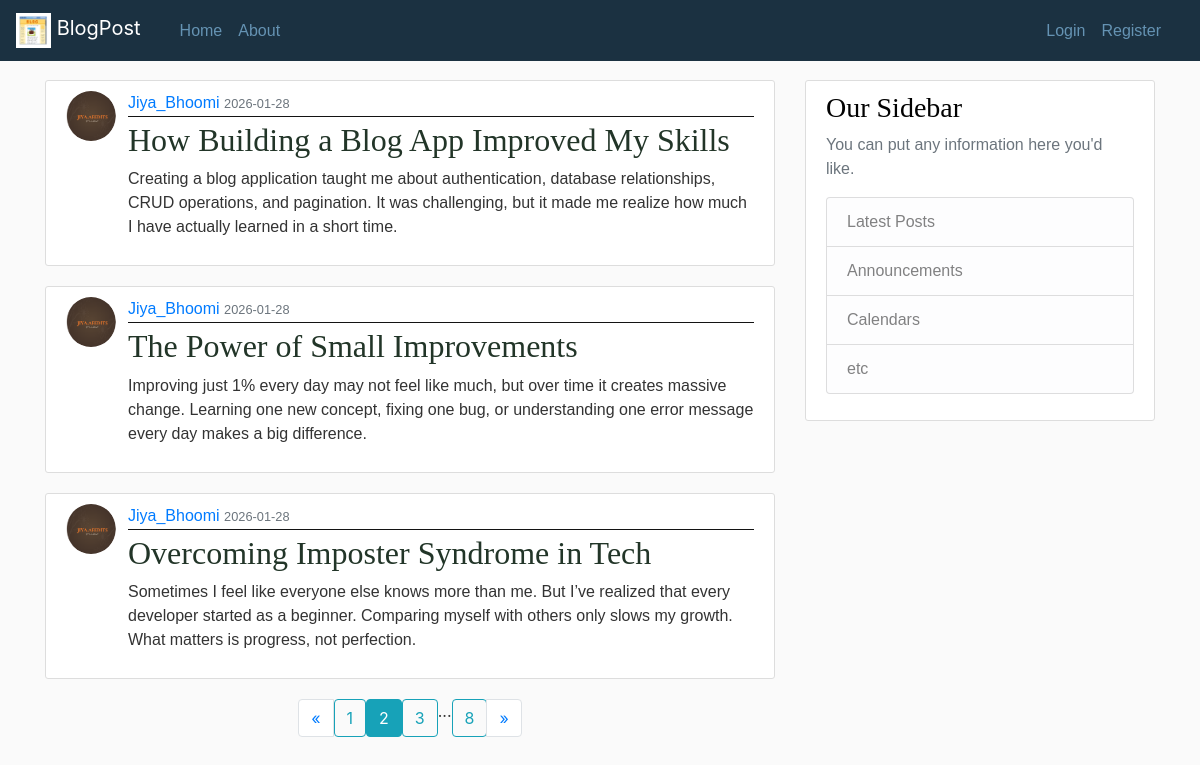
The page /home?page=2 on the database its author committed.
### Blogpost/models.py (models this page shows, shortened)
class Post(db.Model):
    id = db.Column(db.Integer, primary_key=True)
    title = db.Column(db.String(100), nullable=False)
    date_posted = db.Column(db.DateTime, nullable=False, default=datetime.utcnow)
    content = db.Column(db.Text, nullable=False)
    user_id = db.Column(db.Integer, db.ForeignKey('user.id'), nullable=False)

class User(db.Model, UserMixin):
    id = db.Column(db.Integer, primary_key=True)
    username = db.Column(db.String(20), unique=True, nullable=False)
    email = db.Column(db.String(120), unique=True, nullable=False)
    image_file = db.Column(db.String(20), nullable=False, default='download.jpg')
    password = db.Column(db.String(60), nullable=False)
    posts = db.relationship('Post', backref='author', lazy=True)

### Blogpost/main/routes.py (the view)
@main.route("/")
@main.route("/home")
def home():
    page = request.args.get('page',1, type=int,)
    posts = Post.query.order_by(Post.date_posted.desc()).paginate(page=page,per_page=3)
    return render_template('home.html', posts = posts)

### Blogpost/templates/home.html
{% extends 'layout.html' %}
{% block content %}
        {% for post in posts.items %}
            <article class="media content-section">
                <img class="rounded-circle article-img" src="{{ url_for('static', filename ='profile_pic/' + post.author.image_file) }}">
                <div class="media-body">
                    <div class="article-metadata">
                    <a class="mr-" href="{{url_for('users.user_post', username=post.author.username)}}">{{ post.author.username }}</a>
                    <small class="text-muted">{{ post.date_posted.strftime('%Y-%m-%d') }}</small>
                    </div>
                    <h2><a class="article-title" href="{{url_for('posts.post', post_id=post.id)}}">{{ post.title }}</a></h2>
                    <p class="article-content">{{ post.content }}</p>
                </div>
            </article>
        {% endfor %}
        <ul class="pagination justify-content-center">
            {% if posts.has_prev %}
            <li class="page-item">
                <a class="page-link" href="{{ url_for('main.home', page=posts.prev_num) }}">
                &laquo;
                </a>
            </li>
            {% else %}
            <li class="page-item disabled">
                <a class="page-link">&laquo;</a>
            </li>
            {% endif %}
            {% for page_num in posts.iter_pages(left_edge=1, right_edge=1, left_current=1, right_current=1) %}
                {% if page_num %}
                    {% if posts.page == page_num %}
                         <li class="page-item active">
                                <a class="btn btn-info mb-4" href="{{url_for('main.home', page=page_num)}}"> {{ page_num }} </a>
                        </li>
                    {% else %}
                        <li class="page-item">
                            <a class="btn btn-outline-info mb-4" href="{{url_for('main.home', page=page_num)}}"> {{ page_num }} </a>
                        </li>
                    {% endif %}
                {% else %}
                    ...
                {% endif %}
            {% endfor %}
            {% if posts.has_next %}
            <li class="page-item">
                 <a class="page-link" href="{{ url_for('main.home', page=posts.next_num) }}">
                 &raquo;
                 </a>
            </li>
            {% else %}
            <li class="page-item disabled">
                  <a class="page-link">&raquo;</a>
            </li>
            {% endif %}
        </ul>
{% endblock content %}

### Blogpost/static/main.css (style rules this page uses)
body { background: #fafafa; color: #333333; margin-top: 5rem; }
h1, h2, h3, h4, h5, h6 { color: #020202; font-family: 'Times New Roman', Times, serif; }
.content-section { background: #ffffff; padding: 10px 20px; border: 1px solid #dddddd; border-radius: 3px; margin-bottom: 20px; font-family: 'Trebuchet MS', 'Lucida Sans Unicode', 'Lucida Grande', 'Lucida Sans', Arial, sans-serif; }
.article-title { color: #223528; }
.article-content { white-space: pre-line; }
.article-img { height: 50px; width: 50px; margin-right: 12px; }
.article-metadata { padding-bottom: 1px; margin-bottom: 4px; border-bottom: 1px solid #131313 }

### rows shown on the page
Post: image_file (picture), author.username "Jiya_Bhoomi", date_posted "2026-01-28", title "How Building a Blog App Improved My Skills", content "Creating a blog application taught me about authentication, database relationships, CRUD operations, and pagination. It was challenging, but it made me realize how much I have actually learned in a short time."
Post: image_file (picture), author.username "Jiya_Bhoomi", date_posted "2026-01-28", title "The Power of Small Improvements", content "Improving just 1% every day may not feel like much, but over time it creates massive change. Learning one new concept, fixing one bug, or understanding one error message every day makes a big difference."
Post: image_file (picture), author.username "Jiya_Bhoomi", date_posted "2026-01-28", title "Overcoming Imposter Syndrome in Tech", content "Sometimes I feel like everyone else knows more than me. But I’ve realized that every developer started as a beginner. Comparing myself with others only slows my growth. What matters is progress, not perfection."

### other values the page prints
{{ page_num }} "1" "3" "8"
{{ page_num }} "2"
